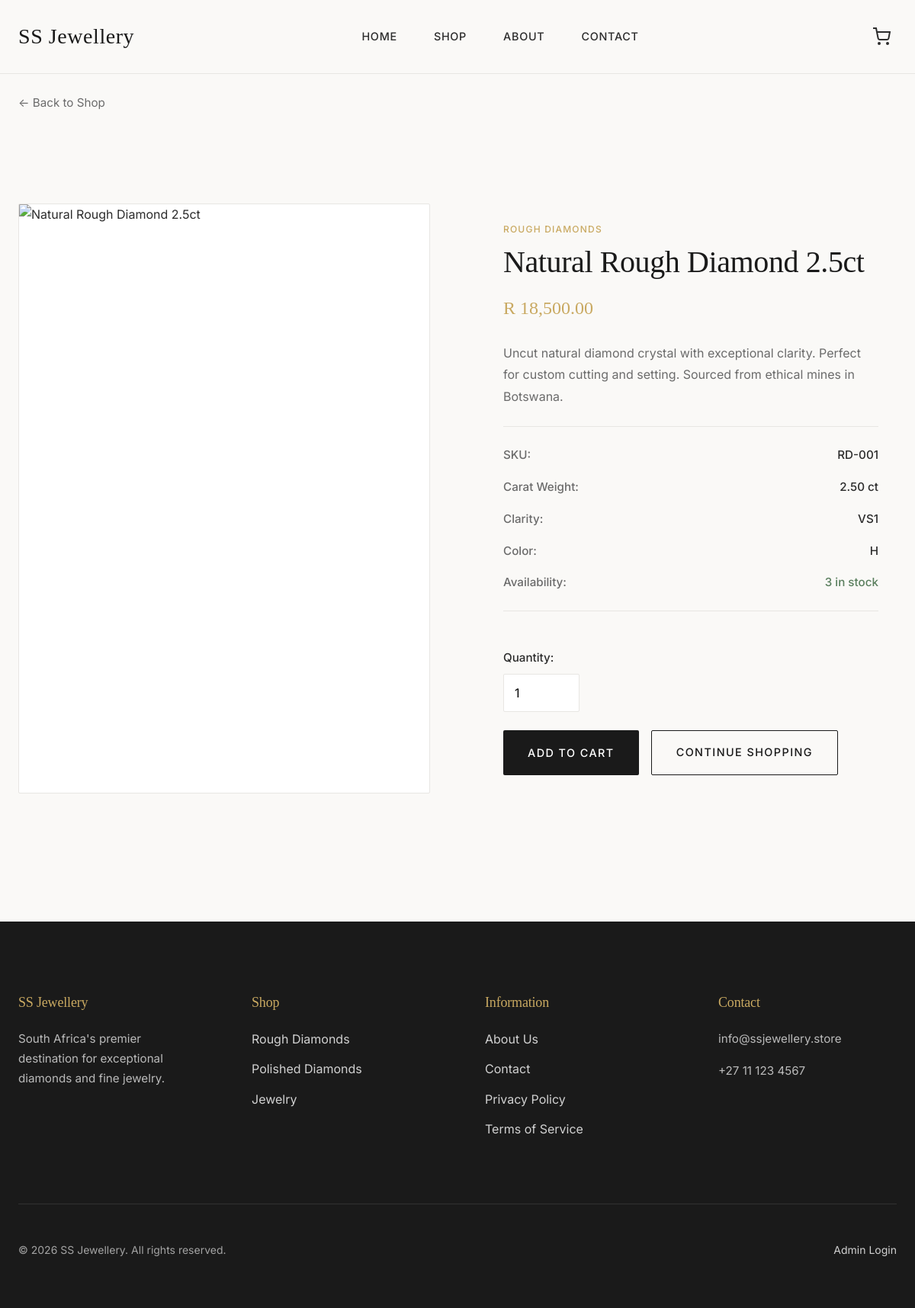
Page /product.php?slug=natural-rough-diamond-25ct on the committed database.
### tables this page shows
CREATE TABLE IF NOT EXISTS `products` (
  `id` int(11) NOT NULL AUTO_INCREMENT,
  `sku` varchar(50) NOT NULL,
  `name` varchar(255) NOT NULL,
  `slug` varchar(255) NOT NULL,
  `category` enum('rough_diamonds','polished_diamonds','jewelry') NOT NULL,
  `description` text,
  `price` decimal(10,2) NOT NULL,
  `carat_weight` decimal(8,2) DEFAULT NULL,
  `cut` varchar(50) DEFAULT NULL,
  `clarity` varchar(50) DEFAULT NULL,
  `color` varchar(50) DEFAULT NULL,
  `stock_quantity` int(11) NOT NULL DEFAULT 0,
  `image_main` varchar(255) DEFAULT NULL,
  `image_gallery` text DEFAULT NULL COMMENT 'JSON array of additional images',
  `is_featured` tinyint(1) NOT NULL DEFAULT 0,
  `is_active` tinyint(1) NOT NULL DEFAULT 1,
  `created_at` timestamp NOT NULL DEFAULT CURRENT_TIMESTAMP,
  `updated_at` timestamp NOT NULL DEFAULT CURRENT_TIMESTAMP ON UPDATE CURRENT_TIMESTAMP,
  PRIMARY KEY (`id`),
  UNIQUE KEY `sku` (`sku`),
  UNIQUE KEY `slug` (`slug`),
  KEY `category` (`category`),
  KEY `is_featured` (`is_featured`),
  KEY `is_active` (`is_active`)
);

### includes/db.php (called while the page is built, shortened)
<?php
class Database {
    private static $instance = null;
    private $pdo;
    private function __construct() {
        try {
            $dsn = "mysql:host=" . DB_HOST . ";dbname=" . DB_NAME . ";charset=utf8mb4";
            $options = [
                PDO::ATTR_ERRMODE => PDO::ERRMODE_EXCEPTION,
                PDO::ATTR_DEFAULT_FETCH_MODE => PDO::FETCH_ASSOC,
                PDO::ATTR_EMULATE_PREPARES => false,
            ];
            $this->pdo = new PDO($dsn, DB_USER, DB_PASS, $options);
        } catch (PDOException $e) {
            error_log("Database Connection Error: " . $e->getMessage());
            die("Database connection failed. Please check your configuration.");
        }
    }
    public static function getInstance() {
        if (self::$instance === null) {
            self::$instance = new self();
        }
        return self::$instance;
    }
    public function query($sql, $params = []) {
        try {
            $stmt = $this->pdo->prepare($sql);
            $stmt->execute($params);
            return $stmt;
        } catch (PDOException $e) {
            error_log("Database Query Error: " . $e->getMessage());
            throw $e;
        }
    }
    public function fetchOne($sql, $params = []) {
        $stmt = $this->query($sql, $params);
        return $stmt->fetch();
    }
}
function db() {
    return Database::getInstance();
}

### includes/helpers.php (called while the page is built, shortened)
<?php
function e($string) {
    return htmlspecialchars($string ?? '', ENT_QUOTES, 'UTF-8');
}
function formatPrice($amount) {
    return 'R ' . number_format($amount, 2);
}
function getCategoryName($category) {
    $categories = [
        'rough_diamonds' => 'Rough Diamonds',
        'polished_diamonds' => 'Polished Diamonds',
        'jewelry' => 'Jewelry'
    ];
    return $categories[$category] ?? $category;
}

### product.php (the view, shortened to what this page needs)
<?php
$slug = $_GET['slug'] ?? '';
$product = db()->fetchOne(
    "SELECT * FROM products WHERE slug = ? AND is_active = 1",
    [$slug]
);
require_once __DIR__ . '/includes/header.php';
?>
<div class="container">
    <div style="padding: var(--spacing-md) 0;">
        <a href="<?= BASE_URL ?>/shop.php" style="color: var(--color-text-light); font-size: 0.95rem; display: inline-flex; align-items: center; gap: 0.5rem; margin-bottom: var(--spacing-md);">
            ← Back to Shop
        </a>
    </div>
    <div class="product-detail">
        <div class="product-detail-image">
            <?php if ($product['image_main']): ?>
                <img src="<?= UPLOAD_URL . e($product['image_main']) ?>" alt="<?= e($product['name']) ?>">
            <?php else: ?>
                <img src="<?= BASE_URL ?>/assets/images/placeholder.jpg" alt="<?= e($product['name']) ?>">
            <?php endif; ?>
        </div>
        <div class="product-detail-info">
            <div class="product-category"><?= e(getCategoryName($product['category'])) ?></div>
            <h1><?= e($product['name']) ?></h1>
            <div class="product-price"><?= formatPrice($product['price']) ?></div>
            <?php if ($product['description']): ?>
                <p style="color: var(--color-text-light); line-height: 1.8; margin: var(--spacing-md) 0;">
                    <?= nl2br(e($product['description'])) ?>
                </p>
            <?php endif; ?>
            <div class="product-meta">
                <div class="meta-item">
                    <span class="meta-label">SKU:</span>
                    <span class="meta-value"><?= e($product['sku']) ?></span>
                </div>
                <?php if ($product['carat_weight']): ?>
                    <div class="meta-item">
                        <span class="meta-label">Carat Weight:</span>
                        <span class="meta-value"><?= e($product['carat_weight']) ?> ct</span>
                    </div>
                <?php endif; ?>
                <?php if ($product['clarity']): ?>
                    <div class="meta-item">
                        <span class="meta-label">Clarity:</span>
                        <span class="meta-value"><?= e($product['clarity']) ?></span>
                    </div>
                <?php endif; ?>
                <?php if ($product['color']): ?>
                    <div class="meta-item">
                        <span class="meta-label">Color:</span>
                        <span class="meta-value"><?= e($product['color']) ?></span>
                    </div>
                <?php endif; ?>
                <div class="meta-item">
                    <span class="meta-label">Availability:</span>
                    <span class="meta-value" style="color: <?= $product['stock_quantity'] > 0 ? 'var(--color-success)' : 'var(--color-error)' ?>">
                        <?php if ($product['stock_quantity'] > 0): ?>
                            <?= $product['stock_quantity'] ?> in stock
                        <?php else: ?>
                            Out of stock
                        <?php endif; ?>
                    </span>
                </div>
            </div>
            <?php if ($product['stock_quantity'] > 0): ?>
                <form method="POST" style="margin-top: var(--spacing-lg);">
                    <div class="form-group">
                        <label class="form-label">Quantity:</label>
                        <input type="number" name="quantity" value="1" min="1" max="<?= $product['stock_quantity'] ?>" class="form-input" style="width: 100px;">
                    </div>
                    <div style="display: flex; gap: var(--spacing-sm); flex-wrap: wrap;">
                        <button type="submit" name="add_to_cart" class="btn btn-primary">Add to Cart</button>
                        <a href="<?= BASE_URL ?>/shop.php" class="btn btn-outline">Continue Shopping</a>
                    </div>
                </form>
            <?php endif; ?>
        </div>
    </div>
</div>
<?php require_once __DIR__ . '/includes/footer.php'; ?>

### assets/css/style.css (style rules this page uses)
:root { --color-primary: #1a1a1a; --color-secondary: #2d2d2d; --color-accent: #c9a961; --color-accent-hover: #b89650; --color-text: #2c2c2c; --color-text-light: #6b6b6b; --color-bg: #faf9f7; --color-bg-alt: #f5f3f0; --color-bg-white: #ffffff; --color-border: #e8e6e3; --color-success: #5a7f5e; --color-error: #c84b4b; --color-warning: #d4a656; --font-display: 'Cormorant', serif; --font-body: 'Inter', system-ui, -apple-system, sans-serif; --spacing-xs: 0.5rem; --spacing-sm: 1rem; --spacing-md: 1.5rem; --spacing-lg: 3rem; --spacing-xl: 4.5rem; --spacing-2xl: 6rem; --shadow-sm: 0 2px 8px rgba(0, 0, 0, 0.04); --shadow-md: 0 4px 16px rgba(0, 0, 0, 0.06); --shadow-lg: 0 8px 32px rgba(0, 0, 0, 0.08); --transition-fast: 150ms cubic-bezier(0.4, 0, 0.2, 1); --transition-base: 250ms cubic-bezier(0.4, 0, 0.2, 1); --transition-slow: 350ms cubic-bezier(0.4, 0, 0.2, 1); --border-radius: 2px; }
* { margin: 0; padding: 0; box-sizing: border-box; }
body { font-family: var(--font-body); font-size: 16px; line-height: 1.7; color: var(--color-text); background: var(--color-bg); -webkit-font-smoothing: antialiased; -moz-osx-font-smoothing: grayscale; }
img { max-width: 100%; height: auto; display: block; }
a { color: var(--color-text); text-decoration: none; transition: color var(--transition-base); }
h1, h2, h3, h4, h5, h6 { font-family: var(--font-display); font-weight: 400; line-height: 1.2; margin-bottom: var(--spacing-md); color: var(--color-primary); letter-spacing: -0.01em; }
h1 { font-size: clamp(2.5rem, 5vw, 4rem); font-weight: 300; }
p { margin-bottom: var(--spacing-sm); }
.container { max-width: 1280px; margin: 0 auto; padding: 0 var(--spacing-md); }
.btn { display: inline-block; padding: 1rem 2rem; font-family: var(--font-body); font-size: 0.9rem; font-weight: 500; text-align: center; text-transform: uppercase; letter-spacing: 0.1em; border: none; border-radius: var(--border-radius); cursor: pointer; transition: all var(--transition-base); text-decoration: none; }
.btn-primary { background: var(--color-primary); color: white; }
.btn-outline { background: transparent; border: 1.5px solid var(--color-primary); color: var(--color-primary); }
.product-category { font-size: 0.75rem; font-weight: 500; text-transform: uppercase; letter-spacing: 0.1em; color: var(--color-accent); margin-bottom: 0.5rem; }
.product-price { font-size: 1.5rem; font-weight: 500; color: var(--color-accent); margin-bottom: var(--spacing-sm); font-family: var(--font-display); }
.product-detail { display: grid; grid-template-columns: 1fr 1fr; gap: var(--spacing-xl); padding: var(--spacing-xl) 0; }
.product-detail-image { background: var(--color-bg-white); border: 1px solid var(--color-border); border-radius: var(--border-radius); overflow: hidden; }
.product-detail-image img { width: 100%; display: block; }
.product-detail-info { padding: var(--spacing-md); }
.product-detail-info h1 { font-size: 2.5rem; margin-bottom: var(--spacing-sm); }
.product-meta { display: flex; flex-direction: column; gap: var(--spacing-sm); padding: var(--spacing-md) 0; border-top: 1px solid var(--color-border); border-bottom: 1px solid var(--color-border); margin: var(--spacing-md) 0; }
.meta-item { display: flex; justify-content: space-between; font-size: 0.95rem; }
.meta-label { color: var(--color-text-light); font-weight: 500; }
.meta-value { font-weight: 500; color: var(--color-text); }
.form-group { margin-bottom: var(--spacing-md); }
.form-label { display: block; margin-bottom: 0.5rem; font-weight: 500; font-size: 0.95rem; color: var(--color-text); }
.form-input, .form-select, .form-textarea { width: 100%; padding: 0.875rem; border: 1.5px solid var(--color-border); border-radius: var(--border-radius); font-family: var(--font-body); font-size: 1rem; background: var(--color-bg-white); transition: all var(--transition-base); }

### rows in the picture
products: category "ROUGH DIAMONDS", name "Natural Rough Diamond 2.5ct", price "R 18,500.00", description "Uncut natural diamond crystal with exceptional clarity. Perfect for custom cutting and setting. Sourced from ethical mines in Botswana.", sku "RD-001", carat_weight "2.50", clarity "VS1", color "H", stock_quantity "3"

### other values in the picture
getSetting('store_email', 'info@ssjewellery.store') "info@ssjewellery.store"
getSetting('store_phone', '+27 11 123 4567') "+27 11 123 4567"
